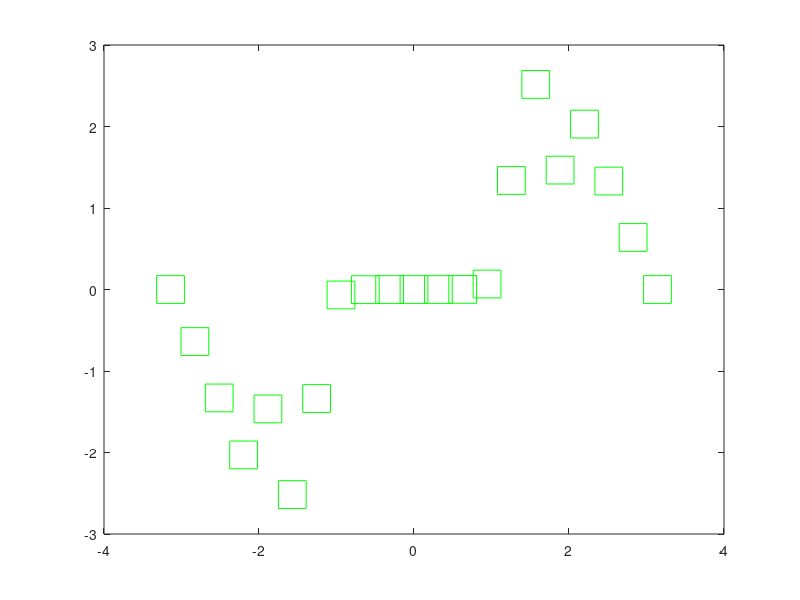

Reproduce this figure in MATLAB.
% plot_tet.m
x = -pi:pi/10:pi;
y = tan(sin(x)) - sin(tan(x));

figure
plot(x,y,'gs',...
    'MarkerSize',20)
%{
plot(x,y,'gs',...
    'LineWidth',2,...
    'MarkerSize',20,...
    'MarkerEdgeColor','b',...
    'MarkerFaceColor',[0.5,0.5,0.5])
%}
    